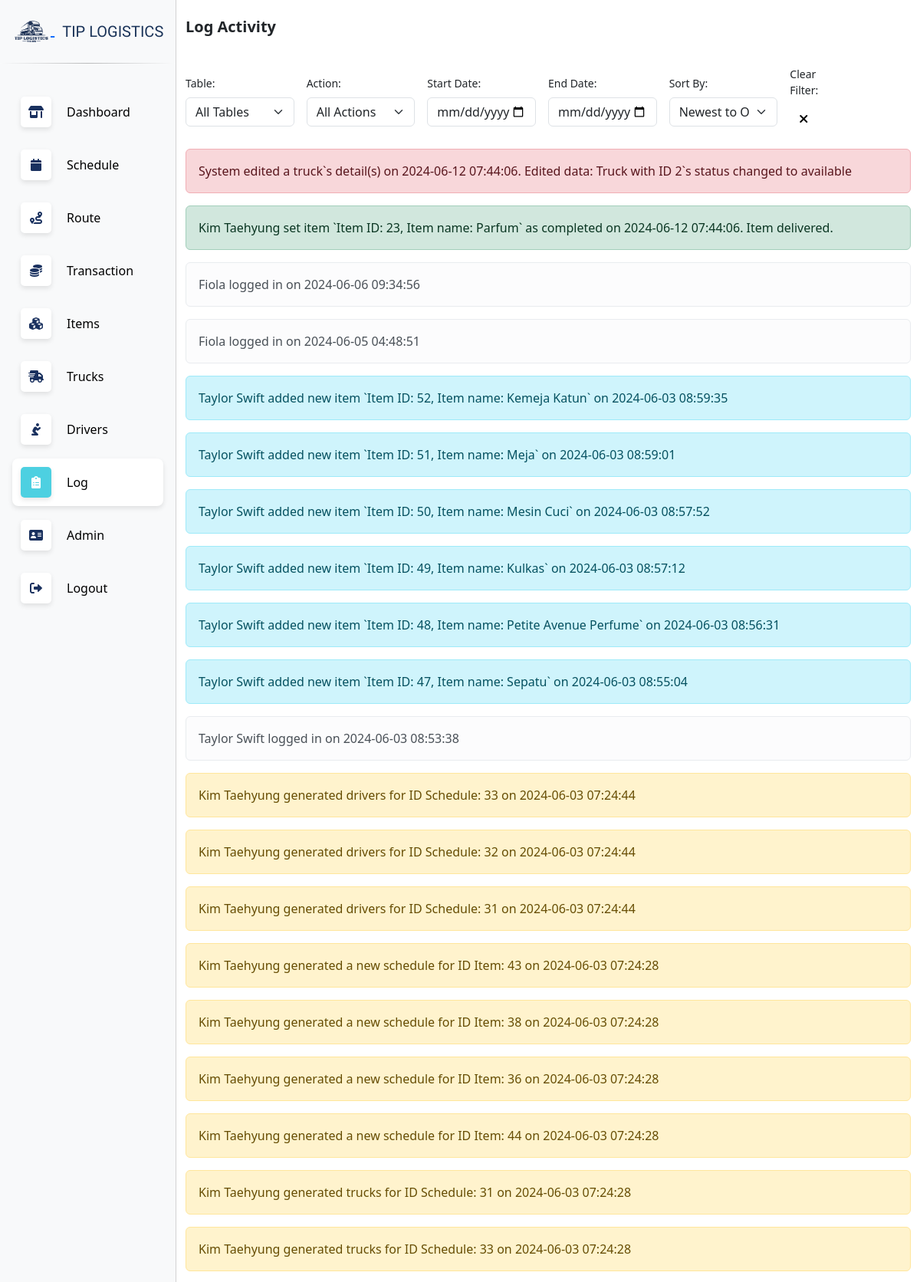
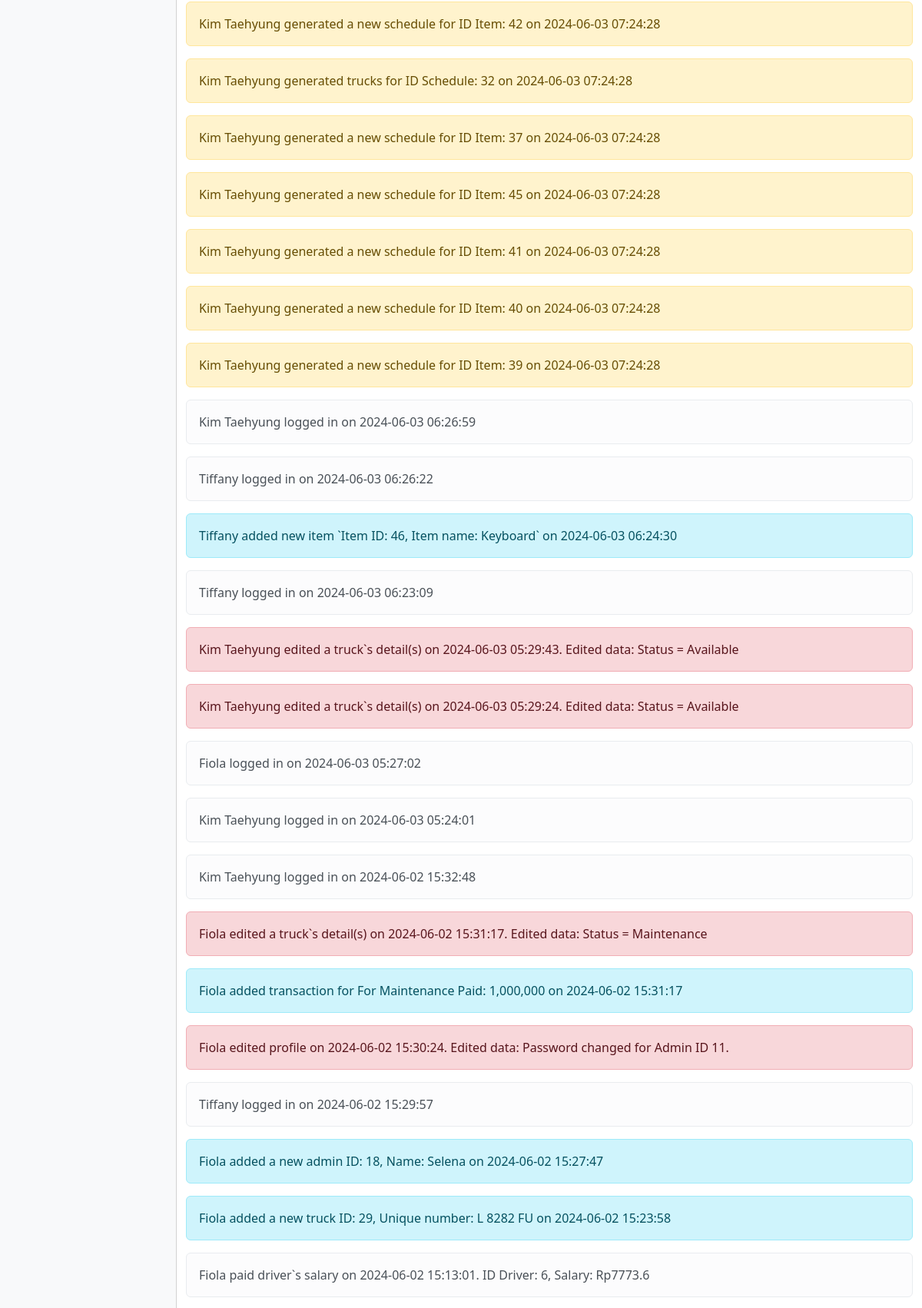
Screenshot of /log.php (signed in, upper part) with the database file from the repository (2 pictures, top to bottom).
### tables this page shows
CREATE TABLE IF NOT EXISTS `log` (
  `id` int(11) NOT NULL AUTO_INCREMENT,
  `id_admin` int(11) NOT NULL,
  `id_table` int(11) DEFAULT NULL,
  `action` int(11) NOT NULL,
  `detail_action` varchar(100) DEFAULT NULL,
  `id_item` int(11) DEFAULT NULL,
  `timestamp` timestamp NOT NULL DEFAULT current_timestamp() ON UPDATE current_timestamp(),
  PRIMARY KEY (`id`)
);

CREATE TABLE IF NOT EXISTS `item` (
  `id` int(11) NOT NULL AUTO_INCREMENT,
  `status` tinyint(1) NOT NULL DEFAULT 0,
  `item_name` varchar(45) NOT NULL,
  `panjang` int(11) NOT NULL,
  `lebar` int(11) NOT NULL,
  `tinggi` int(11) NOT NULL,
  `weight_kg` int(11) NOT NULL,
  `category` int(11) NOT NULL,
  `shipping_cost` int(11) NOT NULL,
  `order_received` timestamp NOT NULL DEFAULT current_timestamp() ON UPDATE current_timestamp(),
  `order_completed` datetime DEFAULT NULL,
  `id_location_from` int(11) NOT NULL,
  `sender_name` varchar(50) NOT NULL,
  `sender_phone_num` varchar(12) NOT NULL,
  `id_location_to` int(11) NOT NULL,
  `receiver_name` varchar(50) NOT NULL,
  `receiver_phone_num` varchar(12) NOT NULL,
  PRIMARY KEY (`id`),
  KEY `item_ibfk_2` (`category`),
  KEY `id_city_to` (`id_location_to`) USING BTREE,
  KEY `id_city_from` (`id_location_from`) USING BTREE
);

### log.php (the view, shortened to what this page needs)
<?php
require "connect.php";
$filter_condition = "";
$syarat = " WHERE 1=1 $filter_condition";
?>
<!DOCTYPE html>
<html lang="en">
<head>
    <?php include('head.php'); ?>
</head>
<body>
    <?php include('navbar.php'); ?>
    <div class="main-content">
        <div class="container">
            <div class="title-form" style="padding-top: 20px; padding-bottom: 20px;">Log Activity</div>
              <form  id="filterForm" method="POST" action="" class="row g-3" style="padding-bottom: 20px;">
                <div class="row g-3 align-items-center">
                    <div class="col-md-2">
                      <label for="id_table" class="form-label">Table:</label>
                      <select class="form-select" name="id_table" id="id_table">
                          <option value="0" <?php if(isset($_POST['id_table']) && $_POST['id_table'] == '0') echo 'selected'; ?>>All Tables</option>
                      </select>
                    </div>
                  <div class="col-md-2">
                      <label for="action" class="form-label">Action:</label>
                      <select class="form-select" name="action" id="action">
                          <option value="" <?php if(isset($_POST['action']) && $_POST['action'] == '') echo 'selected'; ?>>All Actions</option>
                      </select>
                  </div>
                  <div class="col-md-2">
                      <label for="start_date" class="form-label">Start Date:</label>
                      <input type="date" class="form-control" name="start_date" id="start_date" value="<?php echo isset($_POST['start_date']) ? $_POST['start_date'] : ''; ?>">
                  </div>
                  <div class="col-md-2">
                      <label for="end_date" class="form-label">End Date:</label>
                      <input type="date" class="form-control" name="end_date" id="end_date" value="<?php echo isset($_POST['end_date']) ? $_POST['end_date'] : ''; ?>">
                  </div>
                  <div class="col-md-2">
                      <label for="sort_by" class="form-label">Sort By:</label>
                      <select class="form-select" name="sort_by" id="sort_by">
                          <option value="timestamp_desc" <?php if(isset($_POST['sort_by']) && $_POST['sort_by'] == 'timestamp_desc') echo 'selected'; ?>>Newest to Oldest</option>
                      </select>
                  </div>
                  <div class="col-md-1">
                      <label for="clearFilterBtn" class="form-label">Clear Filter:</label>
                      <button type="button" class="btn btn-transparent" id="clearFilterBtn"><i class="fa-solid fa-xmark"></i></button>
                  </div>
                </div>
              </form>
            <?php
            $sort_by = $_POST['sort_by'] ?? 'timestamp_desc';
            switch($sort_by) {
                case 'timestamp_desc':
                    $sql_log = "SELECT * FROM `log` $syarat ORDER BY `timestamp` DESC;";
                    break;
            }
            $stmt_log = $con->prepare($sql_log);
            $stmt_log->execute();
            $res_log = $stmt_log->get_result();
            if ($res_log->num_rows > 0) {
                while ($row_log = $res_log->fetch_assoc()) {
                  $sql_admin = "SELECT * FROM `admin` WHERE `id` = ".$row_log['id_admin'].";";
                  $res_admin = mysqli_query($con, $sql_admin);
                  if (mysqli_num_rows($res_admin) > 0) {
                    $row_admin = mysqli_fetch_array($res_admin);
                    if ($row_log['id_table'] == 1) {
                      $sql_item = "SELECT * FROM `item` WHERE `id` = ".$row_log['id_item'].";";
                      $res_item = mysqli_query($con, $sql_item);
                      if (mysqli_num_rows($res_item) > 0) {
                        $row_item = mysqli_fetch_array($res_item);
                        $item_identity = "Item ID: " . $row_item['id'] . ", Item name: " . $row_item['item_name'];
                        if ($row_log['action'] == 1){
                          echo '<div class="alert alert-info" role="alert">
                                '.$row_admin['name'].' added new item `'.$item_identity.'` on '.$row_log['timestamp'].'
                                </div>';
                        }
                        else if ($row_log['action'] == 2){
                          echo '<div class="alert alert-danger" role="alert">
                                '.$row_admin['name'].' edited item `'.$item_identity.'` on '.$row_log['timestamp'].'. Edited data: '.$row_log['detail_action'].'
                                </div>';
                        }
                        else if ($row_log['action'] == 3){
                          echo '<div class="alert alert-success" role="alert">
                                '.$row_admin['name'].' set item `'.$item_identity.'` as completed on '.$row_log['timestamp'].'. '.$row_log['detail_action'].'.
                                </div>';
                        }
                      }
                    }
                    else if ($row_log['id_table'] == 2) {
                      if ($row_log['action'] == 1){
                        echo '<div class="alert alert-info" role="alert">
                              '.$row_admin['name'].' added a new truck '.$row_log['detail_action'].' on '.$row_log['timestamp'].'
                              </div>';
                      }
                      else if ($row_log['action'] == 2){
                        echo '<div class="alert alert-danger" role="alert">
                                '.$row_admin['name'].' edited a truck`s detail(s) on '.$row_log['timestamp'].'. Edited data: '.$row_log['detail_action'].'
                              </div>';
                      }
                      else if ($row_log['action'] == 4){
                        echo '<div class="alert alert-warning" role="alert">
                                '.$row_admin['name'].' generated trucks for '.$row_log['detail_action'].' on '.$row_log['timestamp'].'
                              </div>';
                      }
                    }
                    else if ($row_log['id_table'] == 3) {
                      if ($row_log['action'] == 4){
                        echo '<div class="alert alert-warning" role="alert">
                                '.$row_admin['name'].' generated a new schedule for '.$row_log['detail_action'].' on '.$row_log['timestamp'].'
                              </div>';
                      }
                    }
                    else if ($row_log['id_table'] == 4) {
                      if ($row_log['action'] == 4){
                        echo '<div class="alert alert-warning" role="alert">
                                '.$row_admin['name'].' generated drivers for '.$row_log['detail_action'].'  on '.$row_log['timestamp'].'
                              </div>';
                      }
                      else if ($row_log['action'] == 5){
                        echo '<div class="alert alert-light" role="alert">
                                '.$row_admin['name'].' paid driver`s salary on '.$row_log['timestamp'].'. '.$row_log['detail_action'].'
                              </div>';
                      }
                    }
                    else if ($row_log['id_table'] == 5) {
                      if ($row_log['action'] == 1){
                        echo '<div class="alert alert-info" role="alert">
                              '.$row_admin['name'].' added a new admin '.$row_log['detail_action'].' on '.$row_log['timestamp'].'
                              </div>';
                      }
                      else if ($row_log['action'] == 2){
                        echo '<div class="alert alert-danger" role="alert">
                              '.$row_admin['name'].' edited profile on '.$row_log['timestamp'].'. Edited data: '.$row_log['detail_action'].'
                              </div>';
                      }
                      else if ($row_log['action'] == 6){
                        echo '<div class="alert alert-light" role="alert">
                                '.$row_admin['name'].' logged in on '.$row_log['timestamp'].'
                              </div>';
                      }
                    }
                    else if ($row_log['id_table'] == 6) {
                      $sql_item = "SELECT * FROM `item` WHERE `id` = ".$row_log['id_admin'].";";
                      $res_item = mysqli_query($con, $sql_item);
                      if (mysqli_num_rows($res_item) > 0) {
                        if ($row_log['action'] == 1){
                          echo '<div class="alert alert-info" role="alert">
                                  '.$row_admin['name'].' added transaction for '.$row_log['detail_action'].' on '.$row_log['timestamp'].'
                                </div>';
                        }
                      }
                    }
                  }
                }
            } else {
              echo 'No Log';
            }
            ?>
        </div>
    </div>
</body>
</html>

### assets/style.css (style rules this page uses)
.btn-transparent { background-color: transparent !important; border-color: transparent !important; color: #000; }
.form-control::placeholder { color: var(--bs-secondary-color); opacity: 50%; }
.title-form { font-size: 20px; font-weight: bold; }
.form-label { font-size: 14px; }
.main-content { display: flex; flex-direction: column; min-height: 100vh; }

### assets/datatables/datatables.css (style rules this page uses)
:root { --dt-row-selected: 13, 110, 253; --dt-row-selected-text: 255, 255, 255; --dt-row-selected-link: 9, 10, 11; --dt-row-stripe: 0, 0, 0; --dt-row-hover: 0, 0, 0; --dt-column-ordering: 0, 0, 0; --dt-html-background: white; }

### rows the page displays
log: id_admin.name "System", timestamp "2024-06-12 07:44:06", detail_action "Truck with ID 2`s status changed to available"
log: id_admin.name "Kim Taehyung", id_item.item_name "Item ID: 23, Item name: Parfum", timestamp "2024-06-12 07:44:06", detail_action "Item delivered"
log: id_admin.name "Fiola", timestamp "2024-06-06 09:34:56"
log: id_admin.name "Fiola", timestamp "2024-06-05 04:48:51"
log: id_admin.name "Taylor Swift", id_item.item_name "Item ID: 52, Item name: Kemeja Katun", timestamp "2024-06-03 08:59:35"
log: id_admin.name "Taylor Swift", id_item.item_name "Item ID: 51, Item name: Meja", timestamp "2024-06-03 08:59:01"
log: id_admin.name "Taylor Swift", id_item.item_name "Item ID: 50, Item name: Mesin Cuci", timestamp "2024-06-03 08:57:52"
log: id_admin.name "Taylor Swift", id_item.item_name "Item ID: 49, Item name: Kulkas", timestamp "2024-06-03 08:57:12"
log: id_admin.name "Taylor Swift", id_item.item_name "Item ID: 48, Item name: Petite Avenue Perfume", timestamp "2024-06-03 08:56:31"
log: id_admin.name "Taylor Swift", id_item.item_name "Item ID: 47, Item name: Sepatu", timestamp "2024-06-03 08:55:04"
log: id_admin.name "Taylor Swift", timestamp "2024-06-03 08:53:38"
log: id_admin.name "Kim Taehyung", detail_action "ID Schedule: 33", timestamp "2024-06-03 07:24:44"
log: id_admin.name "Kim Taehyung", detail_action "ID Schedule: 32", timestamp "2024-06-03 07:24:44"
log: id_admin.name "Kim Taehyung", detail_action "ID Schedule: 31", timestamp "2024-06-03 07:24:44"
log: id_admin.name "Kim Taehyung", detail_action "ID Item: 43", timestamp "2024-06-03 07:24:28"
log: id_admin.name "Kim Taehyung", detail_action "ID Item: 38", timestamp "2024-06-03 07:24:28"
log: id_admin.name "Kim Taehyung", detail_action "ID Item: 36", timestamp "2024-06-03 07:24:28"
log: id_admin.name "Kim Taehyung", detail_action "ID Item: 44", timestamp "2024-06-03 07:24:28"
log: id_admin.name "Kim Taehyung", detail_action "ID Schedule: 31", timestamp "2024-06-03 07:24:28"
log: id_admin.name "Kim Taehyung", detail_action "ID Schedule: 33", timestamp "2024-06-03 07:24:28"
log: id_admin.name "Kim Taehyung", detail_action "ID Item: 42", timestamp "2024-06-03 07:24:28"
log: id_admin.name "Kim Taehyung", detail_action "ID Schedule: 32", timestamp "2024-06-03 07:24:28"
log: id_admin.name "Kim Taehyung", detail_action "ID Item: 37", timestamp "2024-06-03 07:24:28"
log: id_admin.name "Kim Taehyung", detail_action "ID Item: 45", timestamp "2024-06-03 07:24:28"
log: id_admin.name "Kim Taehyung", detail_action "ID Item: 41", timestamp "2024-06-03 07:24:28"
log: id_admin.name "Kim Taehyung", detail_action "ID Item: 40", timestamp "2024-06-03 07:24:28"
log: id_admin.name "Kim Taehyung", detail_action "ID Item: 39", timestamp "2024-06-03 07:24:28"
log: id_admin.name "Kim Taehyung", timestamp "2024-06-03 06:26:59"
log: id_admin.name "Tiffany", timestamp "2024-06-03 06:26:22"
log: id_admin.name "Tiffany", id_item.item_name "Item ID: 46, Item name: Keyboard", timestamp "2024-06-03 06:24:30"
log: id_admin.name "Tiffany", timestamp "2024-06-03 06:23:09"
log: id_admin.name "Kim Taehyung", timestamp "2024-06-03 05:29:43", detail_action "Status = Available"
log: id_admin.name "Kim Taehyung", timestamp "2024-06-03 05:29:24", detail_action "Status = Available"
log: id_admin.name "Fiola", timestamp "2024-06-03 05:27:02"
log: id_admin.name "Kim Taehyung", timestamp "2024-06-03 05:24:01"
log: id_admin.name "Kim Taehyung", timestamp "2024-06-02 15:32:48"
log: id_admin.name "Fiola", timestamp "2024-06-02 15:31:17", detail_action "Status = Maintenance"
log: id_admin.name "Fiola", detail_action "For Maintenance Paid: 1,000,000", timestamp "2024-06-02 15:31:17"
log: id_admin.name "Fiola", timestamp "2024-06-02 15:30:24", detail_action "Password changed for Admin ID 11."
log: id_admin.name "Tiffany", timestamp "2024-06-02 15:29:57"
log: id_admin.name "Fiola", detail_action "ID: 18, Name: Selena", timestamp "2024-06-02 15:27:47"
log: id_admin.name "Fiola", detail_action "ID: 29, Unique number: L 8282 FU", timestamp "2024-06-02 15:23:58"
log: id_admin.name "Fiola", timestamp "2024-06-02 15:13:01", detail_action "ID Driver: 6, Salary: Rp7773.6"
